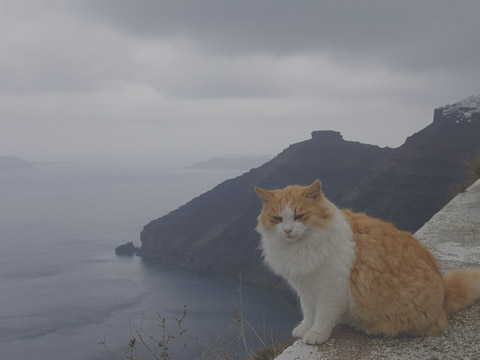
#> input picture images/dst.jpg, 480 x 360 px
$ python example10.py
#> lines starting #> are read from the running program, lines starting #| are printed output that depends on the picture
import numpy as np,cv2

def search_value_idx(hist,bias = 0):
    for i in range(hist.shape[0]):
        idx = np.abs(bias-i)
        if hist[idx] >0 : return idx
    return -1

def draw_histo(hist, shape=(200, 256)):
    hist_img = np.full(shape, 255, np.uint8)
    cv2.normalize(hist, hist, 0, shape[0], cv2.NORM_MINMAX)
    gap = hist_img.shape[1] / hist.shape[0]

    for i, h in enumerate(hist):
        x = int(round(i * gap))
        w = int(round(gap))
        roi = (x, 0, w, int(h))
        cv2.rectangle(hist_img, roi, 150, -1)
        cv2.rectangle(hist_img, roi, 0, 1)

    return cv2.flip(hist_img, 0)

image = cv2.imread("../images/dst.jpg", cv2.IMREAD_GRAYSCALE)
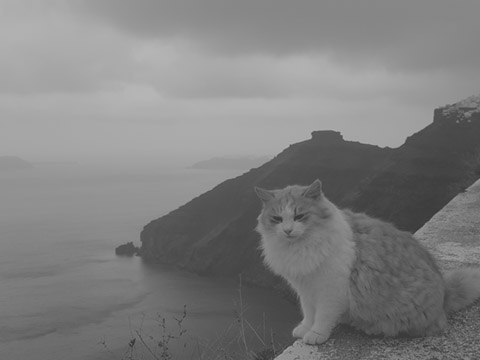
#> image: shape (360, 480); min 53, max 182, mean 126.7
if image is None : raise Exception("영상 파일 읽기 오류")

bsize, ranges =[64] , [0,256]
hist = cv2.calcHist([image],[0],None, bsize, ranges)
#> hist = 64 values, max 16143 at index 42, min 0 at index 0, mean 2700

bin_width = ranges[1]/bsize[0]
high = search_value_idx(hist,bsize[0] -1) * bin_width
#> high = 180
low = search_value_idx(hist,0) * bin_width
#> low = 52

idx = np.arange(0,256)
idx =(idx - low) * 255/(high-low)
#> idx = 256 values from -103.6 to 404.4
idx[0:int(low)] = 0
idx[int(high+1):] = 255

dst = cv2.LUT(image, idx.astype('uint8'))
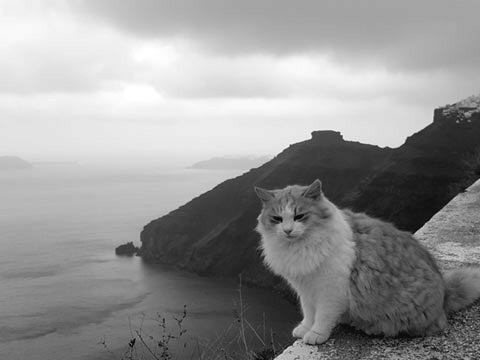
#> dst: shape (360, 480); min 1, max 255, mean 148.5
hist_dst = cv2.calcHist([dst],[0],None,bsize,ranges)
#> hist_dst = 64 values, max 7846 at index 58, min 6 at index 0, mean 2700
hist_img = draw_histo(hist,(200,360))
#> the loop in draw_histo, `for i, h in enumerate(hist):` made 64 passes
#> (h, x, roi) on passes 1 to 12: ([0], 0, (0, 0, 6, 0)), ([0], 6, (6, 0, 6, 0)), ([0], 11, (11, 0, 6, 0)), ([0], 17, (17, 0, 6, 0)), ([0], 22, (22, 0, 6, 0)), ([0], 28, (28, 0, 6, 0)), ([0], 34, (34, 0, 6, 0)), ([0], 39, (39, 0, 6, 0)), ([0], 45, (45, 0, 6, 0)), ([0], 51, (51, 0, 6, 0)), ([0], 56, (56, 0, 6, 0)), ([0], 62, (62, 0, 6, 0))
#> after the loop in draw_histo, `for i, h in enumerate(hist):`:
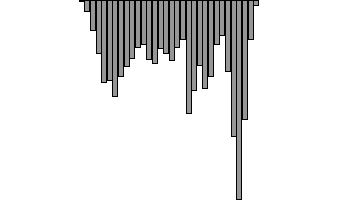
#> hist_img: shape (200, 360); min 0, max 255, mean 229.4
#> in draw_histo, `return cv2.flip(hist_img, 0)`:
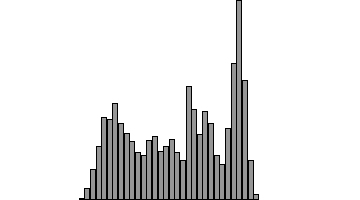
#> returned value: shape (200, 360); min 0, max 255, mean 229.4
hist_dst_img = draw_histo(hist_dst,(200,360))
#> call 2 of draw_histo, with hist = array of shape (64, 1), shape = (200, 360)
#> the loop in draw_histo (call 2), `for i, h in enumerate(hist):` made 64 passes
#> (h, x, roi) on passes 1 to 12: ([3.73e-09], 0, (0, 0, 6, 0)), ([0.561], 6, (6, 0, 6, 0)), ([2.3], 11, (11, 0, 6, 2)), ([4.72], 17, (17, 0, 6, 4)), ([11.12], 22, (22, 0, 6, 11)), ([23.88], 28, (28, 0, 6, 23)), ([31.71], 34, (34, 0, 6, 31)), ([43.16], 39, (39, 0, 6, 43)), ([57.12], 45, (45, 0, 6, 57)), ([67.91], 51, (51, 0, 6, 67)), ([85.89], 56, (56, 0, 6, 85)), ([99.18], 62, (62, 0, 6, 99))
#> after the loop in draw_histo (call 2), `for i, h in enumerate(hist):`:
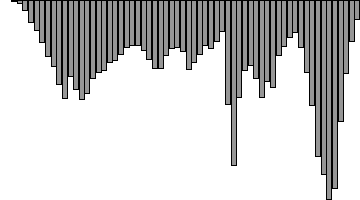
#> hist_img: shape (200, 360); min 0, max 255, mean 202.5
#> in draw_histo (call 2), `return cv2.flip(hist_img, 0)`:
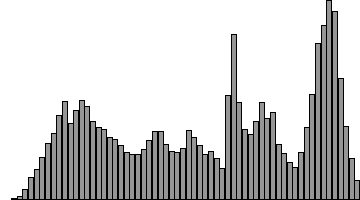
#> returned value: shape (200, 360); min 0, max 255, mean 202.5

cv2.imshow("image",image)
cv2.imshow("hist_img",hist_img)

cv2.imshow("dst image",dst)
cv2.imshow("hist_dst_img",hist_dst_img)

cv2.waitKey()

$ run again, with images/add2.jpg copied over images/dst.jpg
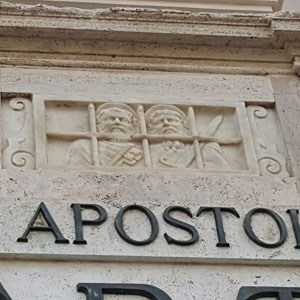
#> input picture images/add2.jpg, 300 x 300 px
#> hist = 64 values, max 7546 at index 44, min 0 at index 56, mean 1406.2
#> high = 220
#> low = 0
#> `idx =(idx - low) * 255/(high-low)`: idx = 256 values from 0 to 295.6
#> `dst = cv2.LUT(image, idx.astype('uint8'))`:
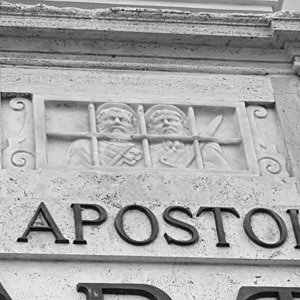
#> dst: shape (300, 300); min 0, max 255, mean 166.4
#> hist_dst = 64 values, max 7546 at index 51, min 2 at index 63, mean 1406.2
#> the loop in draw_histo, `for i, h in enumerate(hist):` made 64 passes
#> (h, x, roi) on passes 1 to 8: ([0.583], 0, (0, 0, 6, 0)), ([0.742], 6, (6, 0, 6, 0)), ([2.39], 11, (11, 0, 6, 2)), ([5.51], 17, (17, 0, 6, 5)), ([8.48], 22, (22, 0, 6, 8)), ([9.09], 28, (28, 0, 6, 9)), ([7.29], 34, (34, 0, 6, 7)), ([5.72], 39, (39, 0, 6, 5))
#> the loop in draw_histo (call 2), `for i, h in enumerate(hist):` made 64 passes
#> (h, x, roi) on passes 1 to 8: ([0.53], 0, (0, 0, 6, 0)), ([0.371], 6, (6, 0, 6, 0)), ([2.01], 11, (11, 0, 6, 2)), ([2.68], 17, (17, 0, 6, 2)), ([7.03], 22, (22, 0, 6, 7)), ([7.18], 28, (28, 0, 6, 7)), ([8.32], 34, (34, 0, 6, 8)), ([5.54], 39, (39, 0, 6, 5))
#> in draw_histo (call 2), `return cv2.flip(hist_img, 0)`:
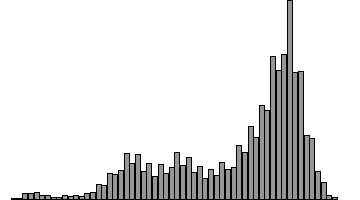
#> returned value: shape (200, 360); min 0, max 255, mean 226.3
